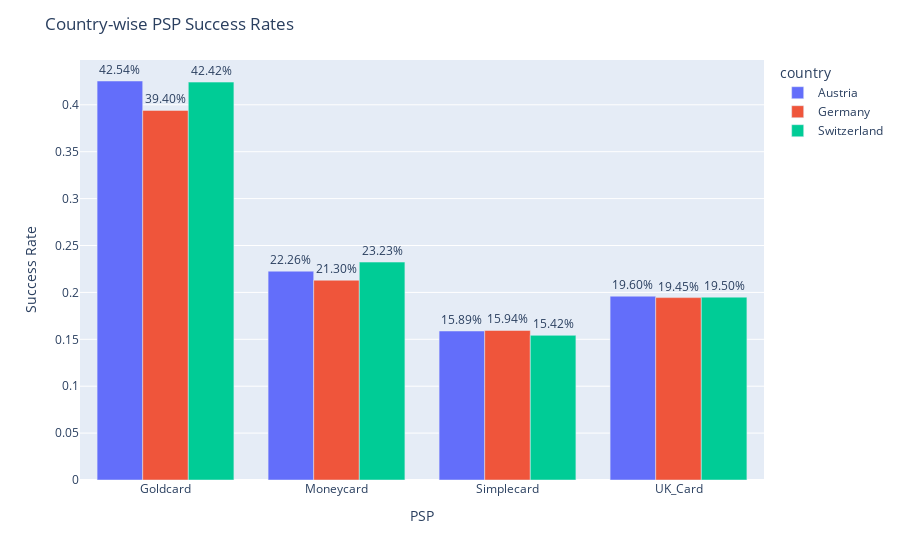

Notebook code cell kept with this figure:
### Code cell
#Country wise PSP Success Rate  :
success_rate_by_psp = df3.groupby(['PSP','country'])['success'].mean().reset_index()
fig = px.bar(success_rate_by_psp, x='PSP', y='success', text='success', barmode='group', labels={'success': 'Success Rate'}, color='country')
fig.update_traces(texttemplate='%{text:.2%}', textposition='outside')
fig.update_layout(title='Country-wise PSP Success Rates', xaxis_title='PSP', yaxis_title='Success Rate')
fig.show()

### Figure 1 — Plotly figure (JSON) as saved in the notebook; plotly's stock layout.template omitted (floating-point values rounded to 4 significant figures)
{"data": [{"alignmentgroup": "True", "hovertemplate": "country=Austria<br>PSP=%{x}<br>Success Rate=%{text}<extra></extra>", "legendgroup": "Austria", "marker": {"color": "#636efa", "pattern": {"shape": ""}}, "name": "Austria", "offsetgroup": "Austria", "orientation": "v", "showlegend": true, "text": ["0.42538593481989706", "0.22262552934059285", "0.15885524678556615", "0.19597989949748743"], "textposition": "outside", "texttemplate": "%{text:.2%}", "type": "bar", "x": ["Goldcard", "Moneycard", "Simplecard", "UK_Card"], "xaxis": "x", "y": [0.4254, 0.2226, 0.1589, 0.196], "yaxis": "y"}, {"alignmentgroup": "True", "hovertemplate": "country=Germany<br>PSP=%{x}<br>Success Rate=%{text}<extra></extra>", "legendgroup": "Germany", "marker": {"color": "#EF553B", "pattern": {"shape": ""}}, "name": "Germany", "offsetgroup": "Germany", "orientation": "v", "showlegend": true, "text": ["0.39401753481175866", "0.21298910851149658", "0.15939687668282176", "0.19446371145721672"], "textposition": "outside", "texttemplate": "%{text:.2%}", "type": "bar", "x": ["Goldcard", "Moneycard", "Simplecard", "UK_Card"], "xaxis": "x", "y": [0.394, 0.213, 0.1594, 0.1945], "yaxis": "y"}, {"alignmentgroup": "True", "hovertemplate": "country=Switzerland<br>PSP=%{x}<br>Success Rate=%{text}<extra></extra>", "legendgroup": "Switzerland", "marker": {"color": "#00cc96", "pattern": {"shape": ""}}, "name": "Switzerland", "offsetgroup": "Switzerland", "orientation": "v", "showlegend": true, "text": ["0.42419825072886297", "0.23232323232323232", "0.15423076923076923", "0.1949579831932773"], "textposition": "outside", "texttemplate": "%{text:.2%}", "type": "bar", "x": ["Goldcard", "Moneycard", "Simplecard", "UK_Card"], "xaxis": "x", "y": [0.4242, 0.2323, 0.1542, 0.195], "yaxis": "y"}], "layout": {"barmode": "group", "legend": {"title": {"text": "country"}, "tracegroupgap": 0}, "margin": {"t": 60}, "title": {"text": "Country-wise PSP Success Rates"}, "xaxis": {"anchor": "y", "domain": [0, 1], "title": {"text": "PSP"}}, "yaxis": {"anchor": "x", "domain": [0, 1], "title": {"text": "Success Rate"}}}}
